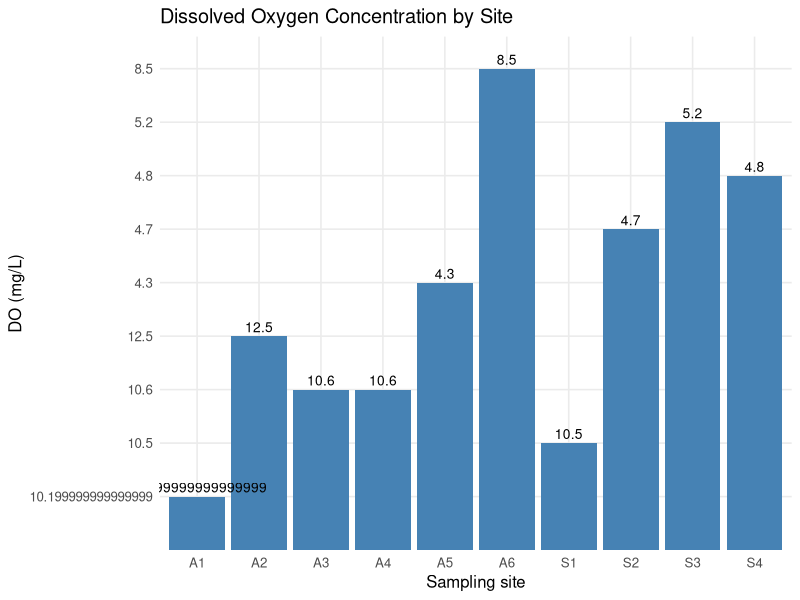
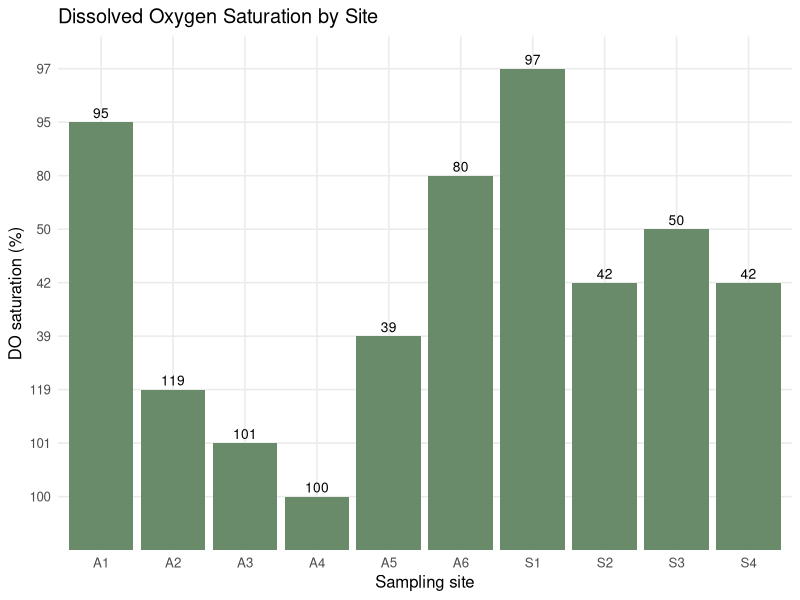
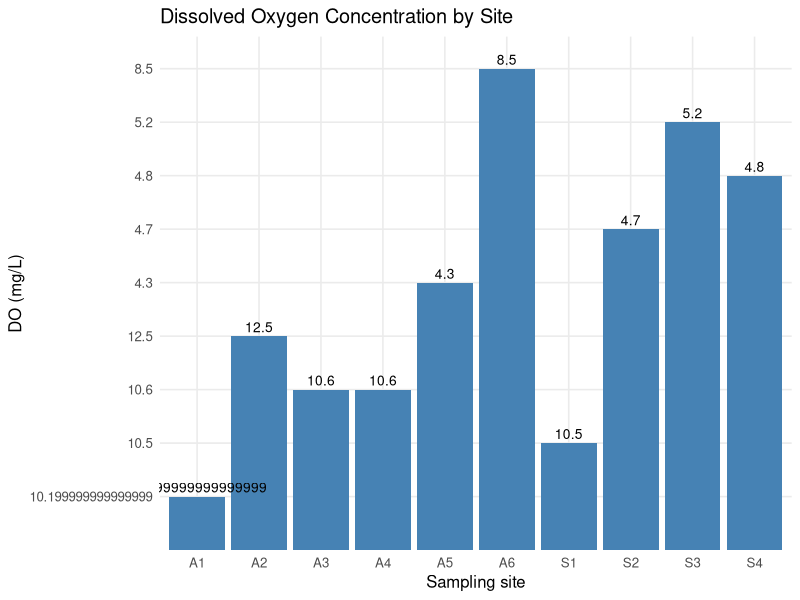

Here is the R script that generated these plots, in order: (Note: this script raises an error after producing the figures.)
library(readxl)
library(dplyr)
library(tidyr)
library(ggplot2)
library(lubridate)
library(readr)

# Data loading and cleaning
Glenmore_water_quality_data_2026 <- read_excel("Glenmore_water_quality_data_2026.xlsx", 
                                               sheet = "Chemsitry")
colnames(Glenmore_water_quality_data_2026) <-c("Site", "Date", "Latitude", "Longitude", "Turbidity", "Alkalinity", "DO_mgL", "DO_percent",
    "Conductivity", "TDS", "Temperature", "Total_PO4", "Dissolved_PO4", "Total_NO3", "Dissolved_NO3") 

chemical <- Glenmore_water_quality_data_2026 %>%
  filter(!is.na(Site)) 

# Convert measurement columns to numeric
measurement_cols <- 
  c("Latitude", "Longitude", "Turbidity", "Alkalinity","DO_mgL", "DO_percent", "Conductivity", "TDS",
  "Temperature", "Total_PO4", "Dissolved_PO4","Total_NO3", "Dissolved_NO3")

# Check
setdiff(measurement_cols, names(chemical))
glimpse(chemical)

# Mean, Minimum, Average (Warming because columns after TDS are not tbl but chr)
chemical_summary <- chemical %>%
  group_by(Site) %>%
  summarise(
    across(
      all_of(measurement_cols),
      list(
        mean = ~ mean(., na.rm = TRUE),
        min  = ~ min(., na.rm = TRUE),
        max  = ~ max(., na.rm = TRUE)
      ),
      .names = "{.col}_{.fn}"
    ),
    .groups = "drop"
  )

glimpse(chemical[, measurement_cols])
# Export summary table
write.csv(chemical_summary, "water_quality_summary.csv", row.names = FALSE)

# Dissolved Oxygen
    # DO concentration
    plot_do_concentration <- ggplot(chemical,
                                    aes(x = factor(Site, levels = Site), y = DO_mgL)) +
      geom_col(fill = "steelblue") +
      geom_text(
        aes(label = DO_mgL),
        vjust = -0.4,
        size = 3.5
      ) +
      labs(
        title = "Dissolved Oxygen Concentration by Site",
        x = "Sampling site",
        y = "DO (mg/L)"
      ) +
      theme_minimal(base_size = 12)
    
    print(plot_do_concentration)
    ggsave("graph1a_DO_concentration.png", plot_do_concentration,
           width = 8, height = 5, dpi = 300)
    
    
    # DO percentage saturation
    hist_do_saturation <- ggplot(chemical,
                                 aes(x = factor(Site, levels = Site), y = DO_percent)) +
      geom_col(fill = "darkseagreen4") +
      geom_text(
        aes(label = DO_percent),
        vjust = -0.4,
        size = 3.5
      ) +
      labs(
        title = "Dissolved Oxygen Saturation by Site",
        x = "Sampling site",
        y = "DO saturation (%)"
      ) +
      theme_minimal(base_size = 12)
    
    print(hist_do_saturation)
    
    ggsave("graph1b_DO_saturation.png", p_do_sat,
           width = 8, height = 5, dpi = 300)

# Nutrients
    # Phosphate: Total vs Dissolved
      po4_long <- chemical %>%
        select(Site, Total_PO4, Dissolved_PO4) %>%
        pivot_longer(
          cols = c(Total_PO4, Dissolved_PO4),
          names_to = "Fraction",
          values_to = "Concentration"
        ) %>%
        mutate(
          Fraction = recode(
            Fraction,
            Total_PO4 = "Total PO4",
            Dissolved_PO4 = "Dissolved PO4"
          )
        )
      
      plot_po4 <- ggplot(po4_long,
        aes(x = Site, y = Concentration, fill = Fraction)) +
        geom_col(position = position_dodge(width = 0.8),na.rm = TRUE) +
        geom_hline(yintercept = 0, colour = "grey40") +
        labs(
          title = "Phosphate Concentration by Site",
          x = "Sampling site",
          y = "PO4 concentration (µg/L)",
          fill = "Measurement"
        ) +
        theme_minimal(base_size = 12)
      
      print(plot_po4)
      ggsave("graph2a_PO4.png", p_po4,width = 9, height = 5, dpi = 300)
    
    
    # Nitrate: Total vs Dissolved
      no3_long <- chemical %>%
        select(Site, Total_NO3, Dissolved_NO3) %>%
        pivot_longer(
          cols = c(Total_NO3, Dissolved_NO3),
          names_to = "Fraction",
          values_to = "Concentration"
        ) %>%
        mutate(
          Fraction = recode(
            Fraction,
            Total_NO3 = "Total NO3",
            Dissolved_NO3 = "Dissolved NO3"
          )
        )
      
      plot_no3 <- ggplot(
        no3_long,
        aes(x = Site, y = Concentration, fill = Fraction)
      ) +
        geom_col(
          position = position_dodge(width = 0.8),
          na.rm = TRUE
        ) +
        geom_hline(yintercept = 0, colour = "grey40") +
        labs(
          title = "Nitrate Concentration by Site",
          x = "Sampling site",
          y = "NO3 concentration (mg/L)",
          fill = "Measurement"
        ) +
        theme_minimal(base_size = 12)
      
      print(plot_no3)
      ggsave("graph2b_NO3.png", p_no3,width = 9, height = 5, dpi = 300)
      
# Physical water property
    # Turbidity
      hist_turbidity <- ggplot(chemical,
        aes(x = Site, y = Turbidity)) +
        geom_col(fill = "tan3") +
        labs(
          title = "Turbidity by Site",
          x = "Sampling site",
          y = "Turbidity (NTU)"
        ) +
        theme_minimal(base_size = 12)
      
      print(hist_turbidity)
      ggsave("graph3a_turbidity.png", p_turbidity,width = 8, height = 5, dpi = 300)
      
      
   # Conductivity
      hist_conductivity <- ggplot(chemical,
        aes(x = Site, y = Conductivity)) +
        geom_col(fill = "mediumpurple3", na.rm = TRUE) +
        labs(
          title = "Conductivity by Site",
          x = "Sampling site",
          y = "Conductivity (confirm unit)"
        ) +
        theme_minimal(base_size = 12)
      
      print(hist_conductivity)
      ggsave("graph3b_conductivity.png", p_conductivity,
             width = 8, height = 5, dpi = 300)
      
      
    # Temperature
      hist_temperature <- ggplot(chemical,
        aes(x = Site, y = Temperature)) +
        geom_col(fill = "coral3") +
        labs(
          title = "Water Temperature by Site",
          x = "Sampling site",
          y = "Temperature (°C)"
        ) +
        theme_minimal(base_size = 12)
      
      print(hist_temperature)
      ggsave("graph3c_temperature.png", p_temperature,width = 8, height = 5, dpi = 300)
      
      # Alkalinity
      p_alkalinity <- ggplot(
        chemical,
        aes(x = Site, y = Alkalinity)
      ) +
        geom_col(fill = "cadetblue3") +
        labs(
          title = "Alkalinity by Site",
          x = "Sampling site",
          y = "Alkalinity (mg/L as CaCO3)"
        ) +
        theme_minimal(base_size = 12)
      
      print(p_alkalinity)
      
      
      # TDS
      p_tds <- ggplot(
        chemical,
        aes(x = Site, y = TDS)
      ) +
        geom_col(fill = "goldenrod2", na.rm = TRUE) +
        labs(
          title = "Total Dissolved Solids by Site",
          x = "Sampling site",
          y = "TDS (ppm, verify measurement)"
        ) +
        theme_minimal(base_size = 12)
      
      print(p_tds) 

      
